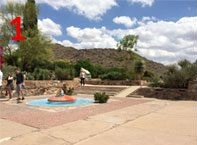
#> input picture 1.jpg, 197 x 145 px, given in place of DSC_0171.jpg, which was not available
$ jupyter execute --allow-errors image_stitching.ipynb
#> lines starting #> are read from the running program, lines starting #| are printed output that depends on the picture; pictures that were not available may be replaced by others from this repository, and a replacement may not be noted
[cell 1]
import cv2
import numpy as np

[cell 2]
# Load your images
image1 = cv2.imread('XUE-Mountain-Enterance/DSC_0171.jpg')
#> image1 is the input picture: shape (145, 197, 3); mean B, G, R 139, 150.9, 161.5
image2 = cv2.imread('XUE-Mountain-Enterance/DSC_0172.jpg')
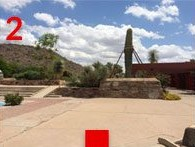
#> input picture 2.jpg, 195 x 147 px, given in place of DSC_0172.jpg, which was not available
#> image2 is the input picture: shape (147, 195, 3); mean B, G, R 142, 146.9, 159.1
image3 = cv2.imread('XUE-Mountain-Enterance/DSC_0173.jpg')
image4 = cv2.imread('XUE-Mountain-Enterance/DSC_0174.jpg')
image5 = cv2.imread('XUE-Mountain-Enterance/DSC_0175.jpg')
image6 = cv2.imread('XUE-Mountain-Enterance/DSC_0176.jpg')
image7 = cv2.imread('XUE-Mountain-Enterance/DSC_0177.jpg')
image8 = cv2.imread('XUE-Mountain-Enterance/DSC_0178.jpg')
image9 = cv2.imread('XUE-Mountain-Enterance/DSC_0179.jpg')
image10 = cv2.imread('XUE-Mountain-Enterance/DSC_0180.jpg')
image11 = cv2.imread('XUE-Mountain-Enterance/DSC_0182.jpg')
image12 = cv2.imread('XUE-Mountain-Enterance/DSC_0183.jpg')
image13 = cv2.imread('XUE-Mountain-Enterance/DSC_0184.jpg')
image14 = cv2.imread('XUE-Mountain-Enterance/DSC_0185.jpg')
image15 = cv2.imread('XUE-Mountain-Enterance/DSC_0186.jpg')
image16 = cv2.imread('XUE-Mountain-Enterance/DSC_0187.jpg')

# Resize the images to the same dimensions (optional)
width, height = 800, 600  # Adjust the size as needed
image1 = cv2.resize(image1, (width, height))
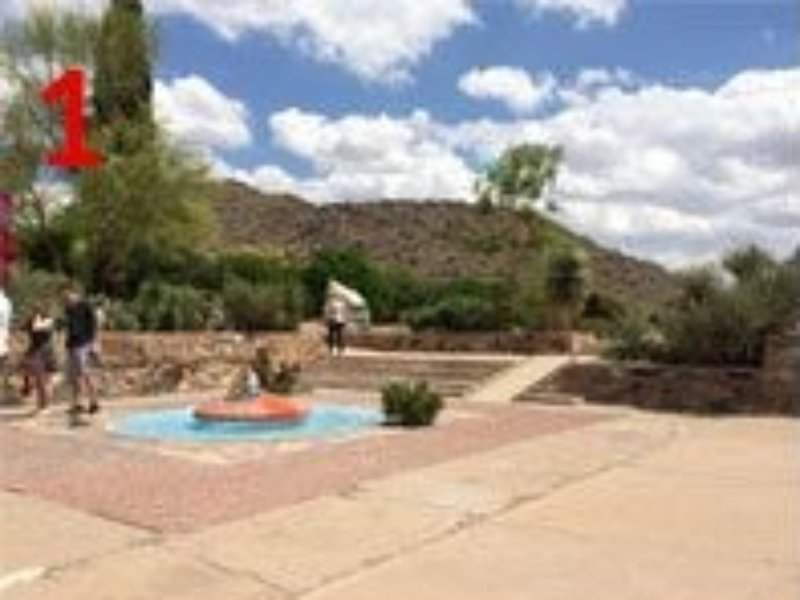
#> image1: shape (600, 800, 3); mean B, G, R 138.9, 150.8, 161.4
image2 = cv2.resize(image2, (width, height))
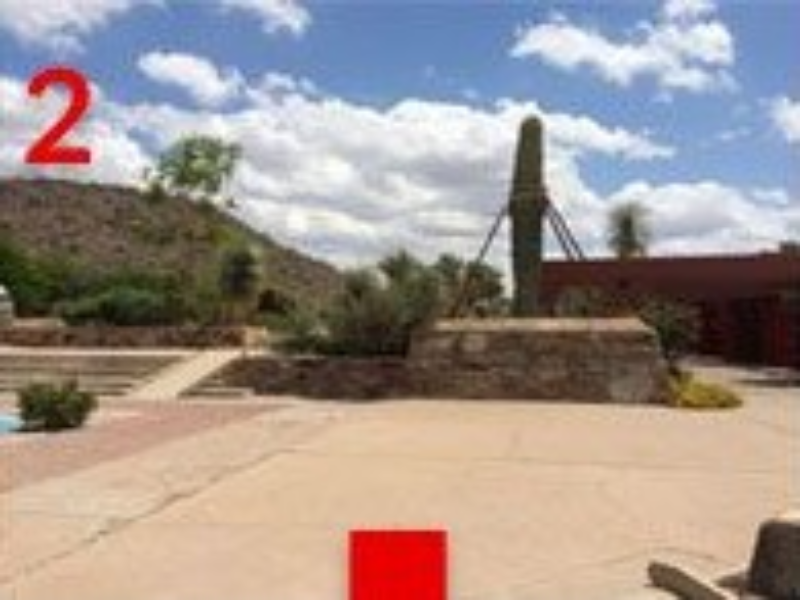
#> image2: shape (600, 800, 3); mean B, G, R 141.9, 146.8, 158.9
image3 = cv2.resize(image3, (width, height))
#> (the rest of this cell did not finish here and is left out)
